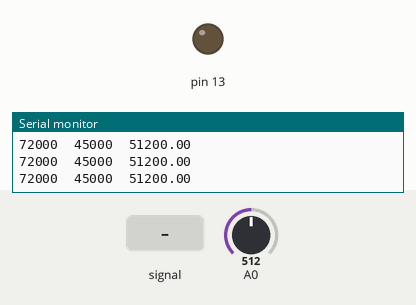
The sketch below on a simulated Arduino Uno, built with avr-gcc and run on an emulated ATmega328P. Shown: output pins drawn as LEDs (lit = HIGH), the last lines printed to the serial monitor. Dashed ring = blinking. Inputs (shaded band) come from the test bench; at power-on: A0 = 512.

Above: at 1.2 s.
1.3 s: A0 fed a 200 Hz sine of ±81 counts around its level
At 2.7 s:
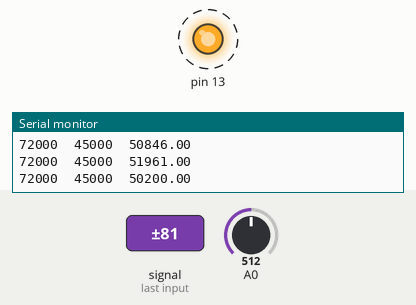
Timing chart, 0 to 9.9 s (numbered marks = the images above; inputs shaded):
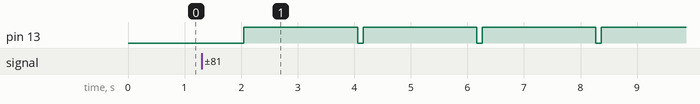

Measured:
- after the input at 1.3 s, pin 13: alternates HIGH for 2.0 s and LOW for 0.09 s, starting after 0.75 s

The sketch:

velostat3.ino
```cpp
double back[3]={0}; //0: running average; 1:current; 2:previous
long int start=0;
#ifndef cbi
#define cbi(sfr, bit) (_SFR_BYTE(sfr) &= ~_BV(bit))
#endif
#ifndef sbi
#define sbi(sfr, bit) (_SFR_BYTE(sfr) |= _BV(bit))
#endif

void setup()
{
  sbi(ADCSRA,ADPS2);
  sbi(ADCSRA,ADPS1);
  sbi(ADCSRA,ADPS0);
  Serial.begin(9600);
  pinMode(13, OUTPUT);
}

void loop()
{

  for(int i=0; i<100; i++)
  {
    back[0]=back[0]+analogRead(A0);
    delayMicroseconds(5);
  }

  Serial.print(72000);
  Serial.print("\t");
  Serial.print(45000);
  Serial.print("\t");
  Serial.println(back[0]);
  if((back[0]-back[1])<-1500 && millis()>start+2000)
  {
    start=millis();
    digitalWrite(13, HIGH);
  }
  if(millis()>start+2000)
  {
    digitalWrite(13, LOW);
  }

  back[1]=back[0];
  back[0]=0;

}
```
